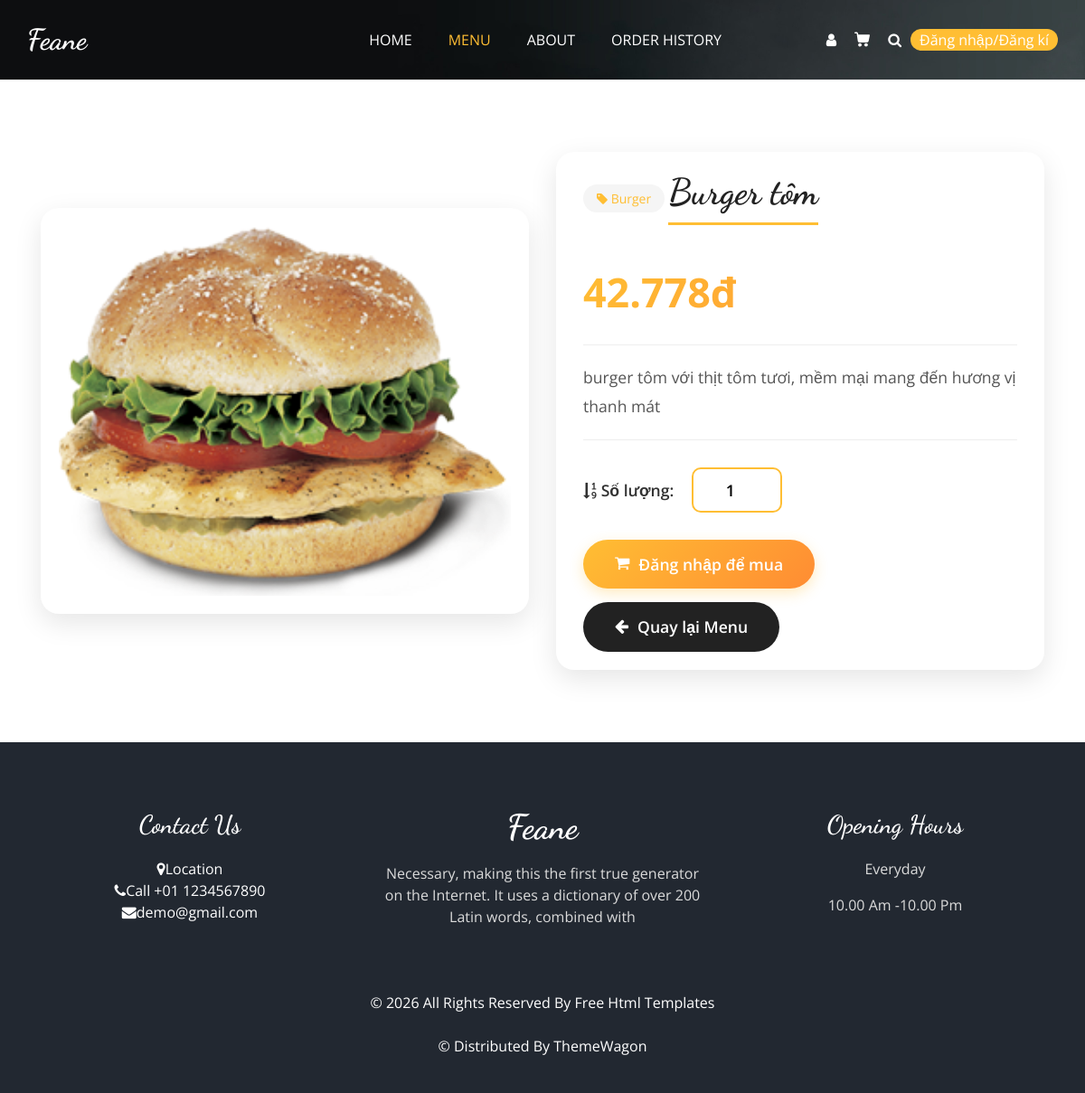
The page /product_detail.php?id=11 on the database its author committed.
### tables this page shows
CREATE TABLE `products` (
  `id` int(11) NOT NULL,
  `code` varchar(20) NOT NULL,
  `name` varchar(200) NOT NULL,
  `category_id` int(11) NOT NULL,
  `description` text DEFAULT NULL,
  `image` varchar(255) DEFAULT NULL,
  `cost_price` decimal(10,2) NOT NULL,
  `selling_price` decimal(10,2) NOT NULL,
  `stock_quantity` int(11) DEFAULT 0,
  `status` enum('active','inactive') DEFAULT 'active',
  `created_at` timestamp NOT NULL DEFAULT current_timestamp(),
  `updated_at` timestamp NOT NULL DEFAULT current_timestamp() ON UPDATE current_timestamp(),
  `profit_percentage` int(11) DEFAULT NULL
);

CREATE TABLE `categories` (
  `id` int(11) NOT NULL,
  `name` varchar(100) NOT NULL,
  `description` text DEFAULT NULL,
  `image` varchar(255) DEFAULT NULL,
  `status` enum('active','inactive') DEFAULT 'active',
  `created_at` timestamp NOT NULL DEFAULT current_timestamp(),
  `updated_at` timestamp NOT NULL DEFAULT current_timestamp() ON UPDATE current_timestamp()
);

### product_detail.php (the view, shortened to what this page needs)
<?php
require_once __DIR__ . '/includes/db_connection.php';
$product_id = isset($_GET['id']) ? (int)$_GET['id'] : 0;
$sql = "SELECT p.*, c.name AS category_name,
               (p.cost_price * (1 + p.profit_percentage/100)) AS calculated_selling_price
        FROM products p
        JOIN categories c ON p.category_id = c.id
        WHERE p.id = ? AND p.status = 'active'";
$stmt = $pdo->prepare($sql);
$stmt->execute([$product_id]);
$product = $stmt->fetch(PDO::FETCH_ASSOC);
$display_price = $product['calculated_selling_price'];
$is_logged_in = isset($_SESSION['user_id']);
$cart_count = 0;
$user_info = null;
?>
<!DOCTYPE html>
<html lang="vi">
<head>
  <link rel="stylesheet" type="text/css" href="css/bootstrap.css" />
  <link rel="stylesheet" type="text/css" href="https://cdnjs.cloudflare.com/ajax/libs/OwlCarousel2/2.3.4/assets/owl.carousel.min.css" />
  <link rel="stylesheet" href="https://cdnjs.cloudflare.com/ajax/libs/jquery-nice-select/1.1.0/css/nice-select.min.css" />
  <link href="css/font-awesome.min.css" rel="stylesheet" />
  <link href="css/style.css" rel="stylesheet" />
  <link href="css/responsive.css" rel="stylesheet" />
</head>
<body class="sub_page">
<div class="hero_area">
  <div class="bg-box">
    <img src="images/hero-bg.jpg" alt="">
  </div>
  <header class="header_section">
    <div class="container">
      <nav class="navbar navbar-expand-lg custom_nav-container">
        <a class="navbar-brand" href="index.php">
          <span>
            Feane
          </span>
        </a>
        <div class="collapse navbar-collapse" id="navbarSupportedContent">
          <ul class="navbar-nav mx-auto">
            <li class="nav-item">
              <a class="nav-link" href="index.php">Home</a>
            </li>
            <li class="nav-item active">
              <a class="nav-link" href="menu.php">Menu <span class="sr-only">(current)</span></a>
            </li>
            <li class="nav-item">
              <a class="nav-link" href="about.php">About</a>
            </li>
            <li class="nav-item">
              <a class="nav-link" href="order_history.php">Order History</a>
            </li>
          </ul>
          <div class="user_option">
            <?php if ($is_logged_in && $user_info): ?>
              <div class="user-dropdown">
                <button class="user-dropdown-btn" id="userDropdownBtn">
                  <div class="user-icon">
                    <?= strtoupper(substr($user_info['full_name'] ?? $user_info['username'], 0, 1)) ?>
                  </div>
                  <span class="user-name">
                    <?= htmlspecialchars($user_info['full_name'] ?: $user_info['username']) ?>
                  </span>
                  <i class="fa fa-chevron-down" style="color: white; font-size: 12px;"></i>
                </button>
                <div class="dropdown-menu-custom" id="userDropdownMenu">
                  <div class="dropdown-header">
                    <div class="dropdown-header-icon">
                      <?= strtoupper(substr($user_info['full_name'] ?? $user_info['username'], 0, 1)) ?>
                    </div>
                    <div class="dropdown-header-info">
                      <h6><?= htmlspecialchars($user_info['full_name'] ?: $user_info['username']) ?></h6>
                      <p><?= htmlspecialchars($user_info['email']) ?></p>
                    </div>
                  </div>
                  <a href="user/profile.php" class="dropdown-item-custom">
                    <i class="fa fa-user"></i>
                    <span>Thông tin tài khoản</span>
                  </a>
                  <a href="order_history.php" class="dropdown-item-custom">
                    <i class="fa fa-shopping-bag"></i>
                    <span>Lịch sử đơn hàng</span>
                  </a>
                  <a href="cart.php" class="dropdown-item-custom">
                    <i class="fa fa-shopping-cart"></i>
                    <span>Giỏ hàng của tôi</span>
                    <?php if ($cart_count > 0): ?>
                      <span class="badge" style="background: #ffbe33; color: #222; margin-left: auto;"><?= $cart_count ?></span>
                    <?php endif; ?>
                  </a>
                  <div class="dropdown-divider"></div>
                  <a href="user/logout.php" class="dropdown-item-custom text-danger">
                    <i class="fa fa-sign-out-alt"></i>
                    <span>Đăng xuất</span>
                  </a>
                </div>
              </div>
            <?php else: ?>
              <a href="user/login.php" class="user_link">
                <i class="fa fa-user" aria-hidden="true"></i>
              </a>
            <?php endif; ?>
            <a class="cart_link" href="cart.php">
            </a>
            <a href="search.php" class="btn nav_search-btn">
              <i class="fa fa-search" aria-hidden="true"></i>
            </a>
            <div class="order_online">
              <?php if ($is_logged_in): ?>
                <a href="user/logout.php" style="color: white;">
                  Đăng xuất
                </a>
              <?php else: ?>
                <a href="user/login.php" style="color: white;">
                  Đăng nhập/Đăng kí
                </a>
              <?php endif; ?>
            </div>
          </div>
        </div>
      </nav>
    </div>
  </header>
</div>
<section class="product-detail-section">
  <div class="container">
    <div class="row align-items-center">
      <div class="col-md-6">
        <div class="product-image-container">
          <img src="<?php echo htmlspecialchars($product['image']); ?>" class="product-image" alt="<?php echo htmlspecialchars($product['name']); ?>">
        </div>
      </div>
      <div class="col-md-6">
        <div class="product-info-container">
          <div class="product-category">
            <i class="fa fa-tag"></i> <?php echo htmlspecialchars($product['category_name']); ?>
          </div>
          <h1 class="product-name"><?php echo htmlspecialchars($product['name']); ?></h1>
          <div class="product-price">
            <?php echo number_format($display_price, 0, ',', '.'); ?>đ
          </div>
          <div class="product-description">
            <?php echo nl2br(htmlspecialchars($product['description'])); ?>
          </div>
          <div class="quantity-section">
            <span class="quantity-label">
              <i class="fa fa-sort-numeric-asc"></i> Số lượng:
            </span>
            <input type="number" id="inputQty" value="1" min="1" class="quantity-input">
          </div>
          <div class="action-buttons">
            <?php if ($is_logged_in): ?>
              <button class="add-to-cart-btn" id="btnAddToCart"
                      data-id="<?= $product['id']; ?>"
                      data-name="<?= htmlspecialchars($product['name']); ?>"
                      data-price="<?= $display_price; ?>"
                      data-image="<?= htmlspecialchars($product['image']); ?>">
                <i class="fa fa-shopping-cart"></i> Thêm vào giỏ hàng
              </button>
            <?php else: ?>
              <a href="user/login.php" class="add-to-cart-btn">
                <i class="fa fa-shopping-cart"></i> Đăng nhập để mua
              </a>
            <?php endif; ?>
            <a href="menu.php" class="btn-back">
              <i class="fa fa-arrow-left"></i> Quay lại Menu
            </a>
          </div>
        </div>
      </div>
    </div>
  </div>
</section>
<footer class="footer_section">
  <div class="container">
    <div class="row">
      <div class="col-md-4 footer-col">
        <div class="footer_contact">
          <h4>
            Contact Us
          </h4>
         <div class="contact_link_box">
    <div><i class="fa fa-map-marker"></i><span>Location</span></div>
    <div><i class="fa fa-phone"></i><span>Call +01 1234567890</span></div>
    <div><i class="fa fa-envelope"></i><span>demo@gmail.com</span></div>
</div>
        </div>
      </div>
      <div class="col-md-4 footer-col">
        <div class="footer_detail">
          <a href="" class="footer-logo">
            Feane
          </a>
          <p>
            Necessary, making this the first true generator on the Internet. It uses a dictionary of over 200 Latin words, combined with
          </p>
        </div>
      </div>
      <div class="col-md-4 footer-col">
        <h4>
          Opening Hours
        </h4>
        <p>
          Everyday
        </p>
        <p>
          10.00 Am -10.00 Pm
        </p>
      </div>
    </div>
    <div class="footer-info">
      <p>
        &copy; <span id="displayYear"></span> All Rights Reserved By
        <a href="https://html.design/">Free Html Templates</a><br><br>
        &copy; <span id="displayYear"></span> Distributed By
        <a href="https://themewagon.com/" target="_blank">ThemeWagon</a>
      </p>
    </div>
  </div>
</footer>
</body>
</html>

### css/style.css (style rules this page uses)
body { font-family: "Open Sans", sans-serif; color: #0c0c0c; background-color: #ffffff; overflow-x: hidden; }
h1, h2 { font-family: 'Dancing Script', cursive; }
a, a:hover, a:focus { text-decoration: none; }
.btn, .btn:focus { outline: none !important; -webkit-box-shadow: none; box-shadow: none; }
.hero_area { position: relative; min-height: 100vh; display: -webkit-box; display: -ms-flexbox; display: flex; -webkit-box-orient: vertical; -webkit-box-direction: normal; -ms-flex-direction: column; flex-direction: column; }
.bg-box { position: absolute; top: 0; left: 0; width: 100%; height: 100%; }
.bg-box img { width: 100%; height: 100%; -o-object-fit: cover; object-fit: cover; }
.sub_page .hero_area { min-height: auto; }
.sub_page .hero_area .bg-box { position: absolute; top: 0; left: 0; width: 100%; height: 100%; }
.sub_page .hero_area .bg-box img { width: 100%; height: 100%; -o-object-fit: cover; object-fit: cover; -o-object-position: right top; object-position: right top; }
.header_section { padding: 15px 0; }
.navbar-brand { font-family: 'Dancing Script', cursive; }
.navbar-brand span { font-weight: bold; font-size: 32px; color: #ffffff; }
.custom_nav-container { padding: 0; }
.custom_nav-container .navbar-nav { padding-left: 18%; }
.custom_nav-container .navbar-nav .nav-item .nav-link { padding: 5px 20px; color: #ffffff; text-align: center; text-transform: uppercase; border-radius: 5px; -webkit-transition: all 0.3s; transition: all 0.3s; }
.custom_nav-container .navbar-nav .nav-item:hover .nav-link, .custom_nav-container .navbar-nav .nav-item.active .nav-link { color: #ffbe33; }
.custom_nav-container .nav_search-btn { width: auto; height: auto; padding: 0; border: none; color: #ffffff; margin: 0 10px; }
.user_option { display: -webkit-box; display: -ms-flexbox; display: flex; -webkit-box-align: center; -ms-flex-align: center; align-items: center; }
.user_option a { margin: 0 10px; }
.user_option .user_link { color: #ffffff; }
.user_option .cart_link { display: -webkit-box; display: -ms-flexbox; display: flex; -webkit-box-pack: center; -ms-flex-pack: center; justify-content: center; -webkit-box-align: center; -ms-flex-align: center; align-items: center; }
.user_option .cart_link svg { width: 17px; height: auto; fill: #ffffff; margin-bottom: 2px; }
.user_option .order_online { display: inline-block; padding: -1px 30px; background-color: #ffbe33; color: #ffffff; border-radius: 45px; -webkit-transition: all 0.3s; transition: all 0.3s; border: none; }
.footer_section { background-color: #222831; color: #ffffff; padding: 75px 0 40px 0; text-align: center; }
.footer_section h4 { font-size: 28px; }
.footer_section h4, .footer_section .footer-logo { font-weight: 600; margin-bottom: 20px; font-family: 'Dancing Script', cursive; }
.footer_section p { color: #dbdbdb; }
.footer_section .footer-col { margin-bottom: 30px; }
.footer_section .footer_contact .contact_link_box { display: -webkit-box; display: -ms-flexbox; display: flex; -webkit-box-orient: vertical; -webkit-box-direction: normal; -ms-flex-direction: column; flex-direction: column; }
.footer_section .footer-logo { display: block; font-weight: bold; font-size: 38px; line-height: 1; color: #ffffff; }
.footer_section .footer-info { text-align: center; margin-top: 25px; }
.footer_section .footer-info p { color: #ffffff; margin: 0; }
.footer_section .footer-info p a { color: inherit; }

### css/responsive.css (style rules this page uses)
@media (min-width: 1200px) { .container { max-width: 1170px; } }

### rows shown on the page
products: image (picture), category.name "Burger", name "Burger tôm", description "burger tôm với thịt tôm tươi, mềm mại mang đến hương vị thanh mát"

### other values the page prints
$display_price "42.778"
